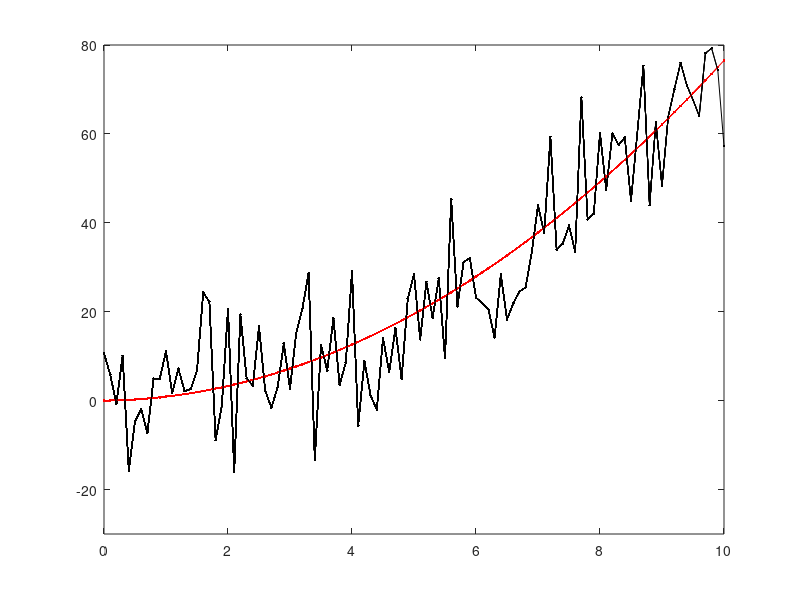

Here is the MATLAB script that generated this plot: (Note: this script raises an error after producing the figure.)
% written by StudentDave
%for licensing and usage questions
%email scienceguy5000 at gmail. com

%Bayesian Ninja tracking Quail using kalman filter

clear all
%% define our meta-variables (i.e. how long and often we will sample)
duration = 10  %how long the Quail flies
dt = .1;  %The Ninja continuously looks for the birdy,
%but we'll assume he's just repeatedly sampling over time at a fixed interval

%% Define update equations (Coefficent matrices): A physics based model for where we expect the Quail to be [state transition (state + velocity)] + [input control (acceleration)]
A = [1 dt; 0 1] ; % state transition matrix:  expected flight of the Quail (state prediction)
B = [dt^2/2; dt]; %input control matrix:  expected effect of the input accceleration on the state.
C = [1 0]; % measurement matrix: the expected measurement given the predicted state (likelihood)
%since we are only measuring position (too hard for the ninja to calculate speed), we set the velocity variable to
%zero.

%% define main variables
u = 1.5; % define acceleration magnitude
Q= [0; 0]; %initized state--it has two components: [position; velocity] of the Quail
Q_estimate = Q;  %x_estimate of initial location estimation of where the Quail is (what we are updating)
QuailAccel_noise_mag = 0.05; %process noise: the variability in how fast the Quail is speeding up (stdv of acceleration: meters/sec^2)
NinjaVision_noise_mag = 10;  %measurement noise: How mask-blinded is the Ninja (stdv of location, in meters)
Ez = NinjaVision_noise_mag^2;% Ez convert the measurement noise (stdv) into covariance matrix
Ex = QuailAccel_noise_mag^2 * [dt^4/4 dt^3/2; dt^3/2 dt^2]; % Ex convert the process noise (stdv) into covariance matrix
P = Ex; % estimate of initial Quail position variance (covariance matrix)

%% initize result variables
% Initialize for speed
Q_loc = []; % ACTUAL Quail flight path
vel = []; % ACTUAL Quail velocity
Q_loc_meas = []; % Quail path that the Ninja sees


%% simulate what the Ninja sees over time
figure(2);clf
figure(1);clf
for t = 0 : dt: duration

    % Generate the Quail flight
    QuailAccel_noise = QuailAccel_noise_mag * [(dt^2/2)*randn; dt*randn];
    Q= A * Q+ B * u + QuailAccel_noise;
    % Generate what the Ninja sees
    NinjaVision_noise = NinjaVision_noise_mag * randn;
    y = C * Q+ NinjaVision_noise;
    Q_loc = [Q_loc; Q(1)];
    Q_loc_meas = [Q_loc_meas; y];
    vel = [vel; Q(2)];
    %iteratively plot what the ninja sees
    plot(0:dt:t, Q_loc, '-r.')
    plot(0:dt:t, Q_loc_meas, '-k.')
    axis([0 10 -30 80])
    hold on
    pause
end

%plot theoretical path of ninja that doesn't use kalman
plot(0:dt:t, smooth(Q_loc_meas), '-g.')

%plot velocity, just to show that it's constantly increasing, due to
%constant acceleration
%figure(2);
%plot(0:dt:t, vel, '-b.')


%% Do kalman filtering
%initize estimation variables
Q_loc_estimate = []; %  Quail position estimate
vel_estimate = []; % Quail velocity estimate
Q= [0; 0]; % re-initized state
P_estimate = P;
P_mag_estimate = [];
predic_state = [];
predic_var = [];
for t = 1:length(Q_loc)
    % Predict next state of the quail with the last state and predicted motion.
    Q_estimate = A * Q_estimate + B * u;
    predic_state = [predic_state; Q_estimate(1)] ;
    %predict next covariance
    P = A * P * A' + Ex;
    predic_var = [predic_var; P] ;
    % predicted Ninja measurement covariance
    % Kalman Gain
    K = P*C'*inv(C*P*C'+Ez);
    % Update the state estimate.
    Q_estimate = Q_estimate + K * (Q_loc_meas(t) - C * Q_estimate);
    % update covariance estimation.
    P =  (eye(2)-K*C)*P;
    %Store for plotting
    Q_loc_estimate = [Q_loc_estimate; Q_estimate(1)];
    vel_estimate = [vel_estimate; Q_estimate(2)];
    P_mag_estimate = [P_mag_estimate; P(1)]
end

% Plot the results
figure(2);
tt = 0 : dt : duration;
plot(tt,Q_loc,'-r.',tt,Q_loc_meas,'-k.', tt,Q_loc_estimate,'-g.');
axis([0 10 -30 80])


%plot the evolution of the distributions
figure(3);clf
for T = 1:length(Q_loc_estimate)
clf
    x = Q_loc_estimate(T)-5:.01:Q_loc_estimate(T)+5; % range on x axis
     
    %predicted next position of the quail    
    hold on
    mu = predic_state(T); % mean
    sigma = predic_var(T); % standard deviation
    y = normpdf(x,mu,sigma); % pdf
    y = y/(max(y));
    hl = line(x,y,'Color','m'); % or use hold on and normal plot
      
    %data measured by the ninja
    mu = Q_loc_meas(T); % mean
    sigma = NinjaVision_noise_mag; % standard deviation
    y = normpdf(x,mu,sigma); % pdf
    y = y/(max(y));
    hl = line(x,y,'Color','k'); % or use hold on and normal plot
   
    %combined position estimate
    mu = Q_loc_estimate(T); % mean
    sigma = P_mag_estimate(T); % standard deviation
    y = normpdf(x,mu,sigma); % pdf
    y = y/(max(y));
    hl = line(x,y, 'Color','g'); % or use hold on and normal plot
    axis([Q_loc_estimate(T)-5 Q_loc_estimate(T)+5 0 1]);    

   
    %actual position of the quail
    plot(Q_loc(T));
    ylim=get(gca,'ylim');
    line([Q_loc(T);Q_loc(T)],ylim.','linewidth',2,'color','b');
    legend('state predicted','measurement','state estimate','actual Quail position')
    pause
end